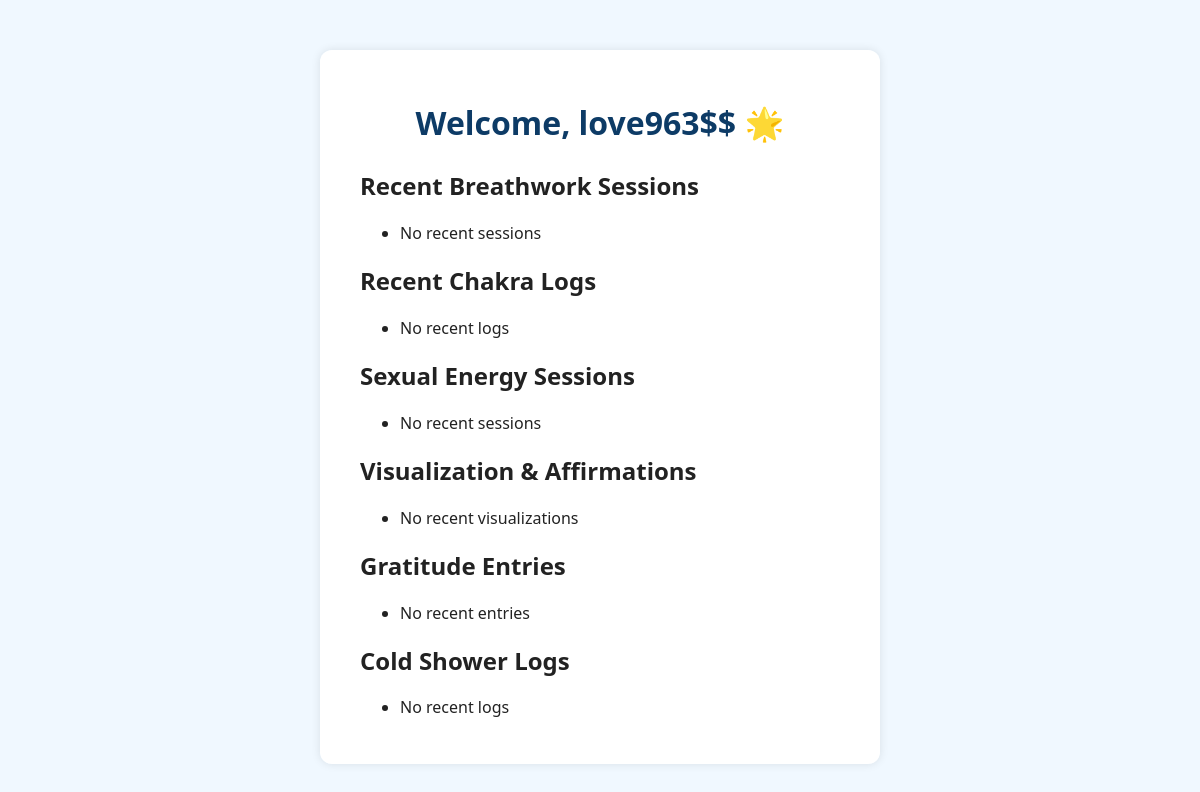
/ (signed in), run on an earlier commit of the app's database.
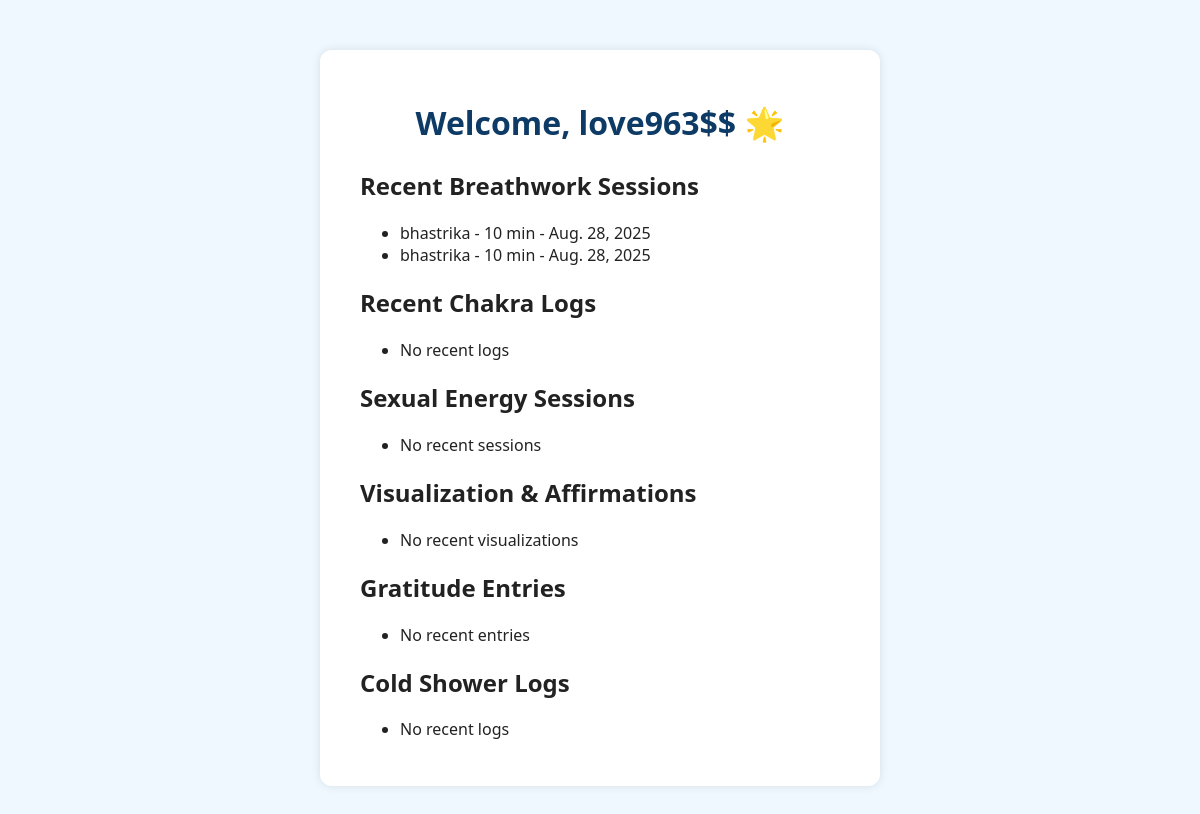
And on a later commit of the database.
### users/models.py (models this page shows, shortened)
class User(AbstractBaseUser, PermissionsMixin):
        email = models.EmailField(unique=True, max_length=150)
        username = models.CharField(unique=True, max_length=100)
        first_name = models.CharField(max_length=100, blank=True)
        last_name = models.CharField(max_length=100, blank=True)
        is_active = models.BooleanField(default=True)
        is_staff = models.BooleanField(default=False)
        date_joined = models.DateTimeField(default=timezone.now)
        bio = models.TextField(blank=True, null=True)
        avatar = models.ImageField(upload_to='avatars/', blank=True, null=True)
        objects = UserManager()
        USERNAME_FIELD = 'email'   # Use email to login
        REQUIRED_FIELDS = ['username']  # Required on createsuperuser

### breathwork/models.py (models this page shows, shortened)
class BreathworkSession(models.Model):
    TECHNIQUES = [
        ('bhastrika', 'Bhastrika'),
        ('kapalabhati', 'Kapalabhati'),
        ('wim Hof', 'Wim Hof'),
        ('mula Bandha', 'Mula Bandha'),
        ('uddiyana bandha', 'Uddiyana Bandha'),
        ('microcosmic Orbit', 'Microcosmic Orbit'),
        ('Other', 'Other'),
    ]
    user = models.ForeignKey(User, on_delete=models.CASCADE, related_name='breathwork_sessions')
    technique = models.CharField(max_length=100, choices=TECHNIQUES)
    duration = models.PositiveIntegerField(help_text='Duration in minutes')
    energy_level = models.PositiveIntegerField(help_text='Rate energy 1-10')
    experience_notes = models.TextField(blank=True, null=True)
    solfeggio_frequency = models.ForeignKey(
        SolfeggioFrequency, null=True, blank=True, on_delete=models.SET_NULL
    )
    date = models.DateField(auto_now_add=True)
    class Meta:
        ordering = ['-date']

### dashboard/views.py (the view)
# urls.py: path('', home, name="dashboard_home"),
@login_required
def home(request):
    user = request.user
    recent_breathwork = BreathworkSession.objects.filter(user=user).order_by('-date')[:5]
    recent_chakras = ChakraLog.objects.filter(user=user).order_by('-date')[:5]
    recent_sexual_energy = SexualEnergySession.objects.filter(user=user).order_by('-created_at')[:5]
    recent_visualizations = VisualizationAffirmation.objects.filter(user=user).order_by('-date_created')[:5]
    recent_gratitude = GratitudeEntry.objects.filter(user=request.user).order_by('-created_at')[:5]
    recent_coldshowers = ColdShowerLog.objects.filter(user=user).order_by('-date')[:5]
    context = {
        "recent_breathwork": recent_breathwork,
        "recent_chakras": recent_chakras,
        "recent_sexual_energy": recent_sexual_energy,
        "recent_visualizations": recent_visualizations,
        "recent_gratitude": recent_gratitude,
        "recent_coldshowers": recent_coldshowers,
    }
    return render(request, 'dashboard/home.html', context)

### dashboard/templates/dashboard/home.html (shortened to what this page needs)
{% load static %}
<!DOCTYPE html>
<html lang="en">
<head>
    <link rel="stylesheet" href="{% static 'dashboard/css/style.css' %}">
</head>
<body>
    <div class="container">
        <h1>Welcome, {{ user.username }} 🌟</h1>
        <section>
            <h2>Recent Breathwork Sessions</h2>
            <ul>
                {% for session in recent_breathwork %}
                    <li>{{ session.technique }} - {{ session.duration }} min - {{ session.date }}</li>
                {% empty %}
                    <li>No recent sessions</li>
                {% endfor %}
            </ul>
        </section>
        <section>
            <h2>Recent Chakra Logs</h2>
            <ul>
                {% for log in recent_chakras %}
                    <li>{{ log.chakra_name }} - {{ log.state }} - {{ log.date }}</li>
                {% empty %}
                    <li>No recent logs</li>
                {% endfor %}
            </ul>
        </section>
        <section>
            <h2>Sexual Energy Sessions</h2>
            <ul>
                {% for session in recent_sexual_energy %}
                    <li>{{ session.intention }} - {{ session.duration_minutes }} min - {{ session.created_at|date:"Y-m-d" }}</li>
                {% empty %}
                    <li>No recent sessions</li>
                {% endfor %}
            </ul>
        </section>
        <section>
            <h2>Visualization & Affirmations</h2>
            <ul>
                {% for vis in recent_visualizations %}
                    <li>{{ vis.title }} - {{ vis.date_created }}</li>
                {% empty %}
                    <li>No recent visualizations</li>
                {% endfor %}
            </ul>
        </section>
        <section>
            <h2>Gratitude Entries</h2>
            <ul>
                {% for entry in recent_gratitude %}
                    <li>{{ entry.content }} - {{ entry.date }}</li>
                {% empty %}
                    <li>No recent entries</li>
                {% endfor %}
            </ul>
        </section>
        <section>
            <h2>Cold Shower Logs</h2>
            <ul>
                {% for log in recent_coldshowers %}
                    <li>Mood before: {{ log.mood_before }}, Mood after: {{ log.mood_after }} - {{ log.date }}</li>
                {% empty %}
                    <li>No recent logs</li>
                {% endfor %}
            </ul>
        </section>
    </div>
</body>
</html>

### users/static/users/css/style.css (style rules this page uses)
body { font-family: 'Segoe UI', Tahoma, Geneva, Verdana, sans-serif; background: #f0f8ff; margin: 0; padding: 0; color: #222; }
.container { max-width: 480px; margin: 50px auto; padding: 30px 40px; background-color: #fffffffd; border-radius: 12px; box-shadow: 0 0 10px rgba(0, 0, 0, 0.1); }
h1 { text-align: center; color: #0d3b66; margin-bottom: 25px; }

What changed in the data, as far as the page shows it:
added BreathworkSession: technique "bhastrika", duration "10", date "Aug. 28, 2025"
added BreathworkSession: technique "bhastrika", duration "10", date "Aug. 28, 2025"
Also different on the page:
text no longer shown: "No recent sessions"
